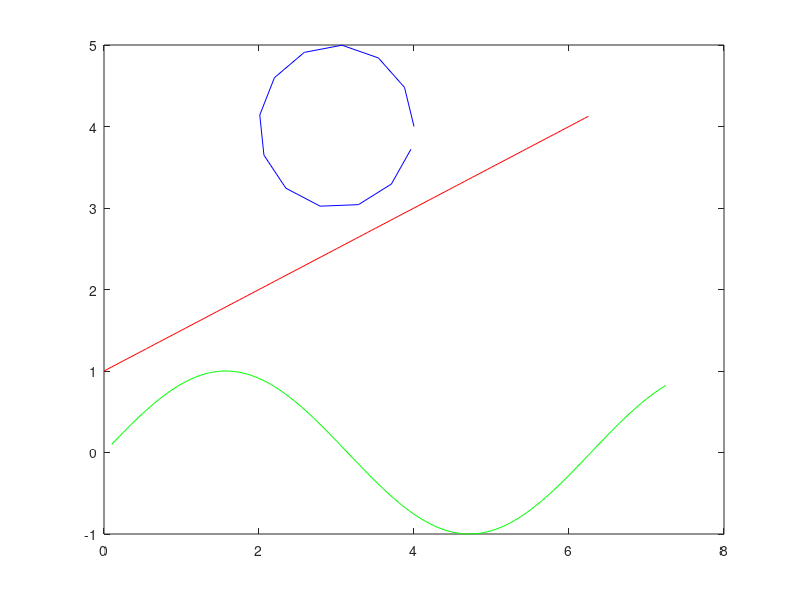
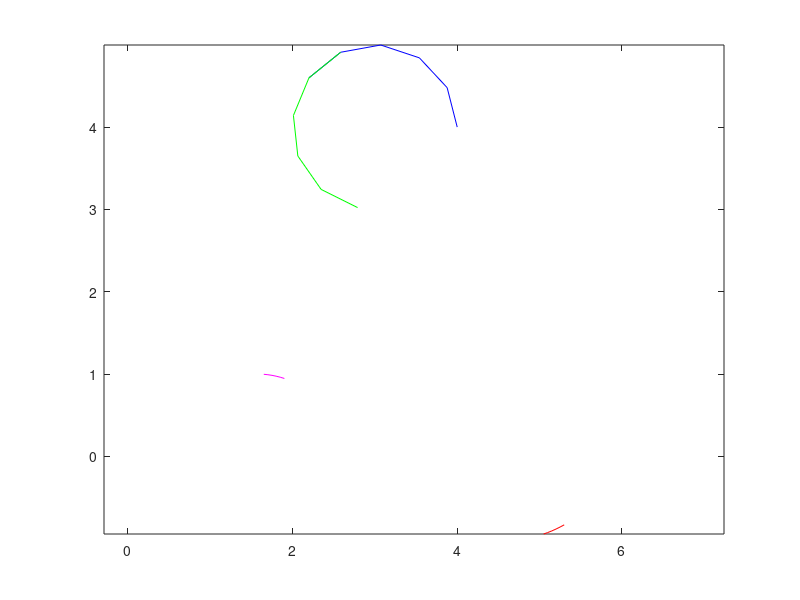
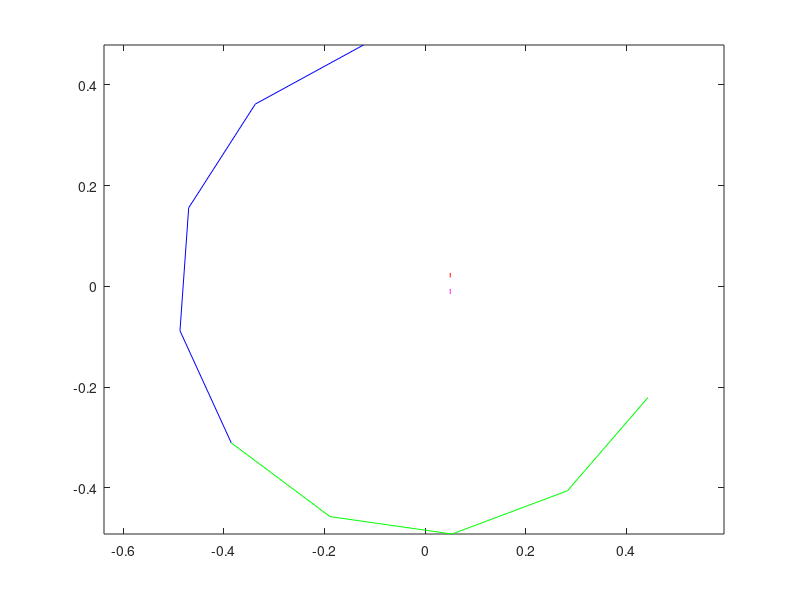

Here is the MATLAB script that generated these plots, in order: (Note: this script raises an error after producing the figures.)
% small test

% circle
c = [ 3 4];
r = 1;
t = 0:0.5:2*pi;

sx1 = c(1) + r * cos(t) + 0.0*randn(size(t));
sy1 = c(2) + r * sin(t) + 0.000*randn(size(t));


A = [0.9988 -0.05;0.05 0.9988];

plot(sx1,sy1,'b');


% sin
sx2 = 0.1:0.05:2*pi+1;
sy2 = sin(sx2);

hold on;plot(sx2,sy2,'g');hold off;

k = 0.5;
b = 1;
sx3 = 0:0.05:2*pi;
sy3 = k * sx3 + b;

hold on;plot(sx3,sy3,'r');hold off;

L = 6;

ind1 = 1:1+L-1;
% ind1 = 1:length(t);
% ind1 = 1:126;
ind2 = 5:5+L-1;
ind3 = 32:32+L-1;
ind4 = 100:100+L-1;

x1 = sx1(ind1);
y1 = sy1(ind1);
x2 = sx1(ind2);
y2 = sy1(ind2);
x3 = sx2(ind3);
y3 = sy2(ind3);
x4 = sx2(ind4);
y4 = sy2(ind4);

figure(2);
plot(x1,y1,'b');
hold;
plot(x2,y2,'g');
plot(x3,y3,'m');
plot(x4,y4,'r');
hold;
axis equal

% x1 = x1 - mean(x1);
% y1 = y1 - mean(y1);
% x2 = x2 - mean(x2);
% y2 = y2 - mean(y2);
% x3 = x3 - mean(x3);
% y3 = y3 - mean(y3);
% x4 = x4 - mean(x4);
% y4 = y4 - mean(y4);

u1 = diff(x1);
v1 = diff(y1);
u2 = diff(x2);
v2 = diff(y2);
u3 = diff(x3);
v3 = diff(y3);
u4 = diff(x4);
v4 = diff(y4);

figure(3);
plot(u1,v1,'b');
hold;
plot(u2,v2,'g');
plot(u3,v3,'m');
plot(u4,v4,'r');
hold;
axis equal

L = 44;

Hx1 = hankel(x1(1:ceil(L/2)),x1(ceil(L/2):end));
Hy1 = hankel(y1(1:ceil(L/2)),y1(ceil(L/2):end));
H1 = [Hx1;Hy1];

Hx2 = hankel(x2(1:ceil(L/2)),x2(ceil(L/2):end));
Hy2 = hankel(y2(1:ceil(L/2)),y2(ceil(L/2):end));
H2 = [Hx2;Hy2];

Hx3 = hankel(x3(1:ceil(L/2)),x3(ceil(L/2):end));
Hy3 = hankel(y3(1:ceil(L/2)),y3(ceil(L/2):end));
H3 = [Hx3;Hy3];

Hx4 = hankel(x4(1:ceil(L/2)),x4(ceil(L/2):end));
Hy4 = hankel(y4(1:ceil(L/2)),y4(ceil(L/2):end));
H4 = [Hx4;Hy4];

Hu1 = hankel(u1(1:ceil(L/2)),u1(ceil(L/2):end));
Hv1 = hankel(v1(1:ceil(L/2)),v1(ceil(L/2):end));
Hd1 = [Hu1;Hv1];

Hu2 = hankel(u2(1:ceil(L/2)),u2(ceil(L/2):end));
Hv2 = hankel(v2(1:ceil(L/2)),v2(ceil(L/2):end));
Hd2 = [Hu2;Hv2];

Hu3 = hankel(u3(1:ceil(L/2)),u3(ceil(L/2):end));
Hv3 = hankel(v3(1:ceil(L/2)),v3(ceil(L/2):end));
Hd3 = [Hu3;Hv3];

Hu4 = hankel(u4(1:ceil(L/2)),u4(ceil(L/2):end));
Hv4 = hankel(v4(1:ceil(L/2)),v4(ceil(L/2):end));
Hd4 = [Hu4;Hv4];

% H1 = H1';
% H2 = H2';
% H3 = H3';
% H4 = H4';
% Hd1 = Hd1';
% Hd2 = Hd2';
% Hd3 = Hd3';
% Hd4 = Hd4';

tic;

[U1,S1,V1] = svd(H1);
[U2,S2,V2] = svd(H2);
[U3,S3,V3] = svd(H3);
[U4,S4,V4] = svd(H4);
[Ud1,Sd1,Vd1] = svd(Hd1);
[Ud2,Sd2,Vd2] = svd(Hd2);
[Ud3,Sd3,Vd3] = svd(Hd3);
[Ud4,Sd4,Vd4] = svd(Hd4);
% H1 = U1*(S1>1e-3)*V1';
% H2 = U2*(S2>1e-3)*V2';
% H3 = U3*(S3>1e-3)*V3';
% H4 = U4*(S4>1e-3)*V4';

H1_p = H1 / (norm(H1*H1','fro')^0.5);
H2_p = H2 / (norm(H2*H2','fro')^0.5);
H3_p = H3 / (norm(H3*H3','fro')^0.5);
H4_p = H4 / (norm(H4*H4','fro')^0.5);

d12 = 2 - norm(H1_p*H1_p' + H2_p*H2_p', 'fro');
d13 = 2 - norm(H1_p*H1_p' + H3_p*H3_p', 'fro');
d23 = 2 - norm(H2_p*H2_p' + H3_p*H3_p', 'fro');
d14 = 2 - norm(H1_p*H1_p' + H4_p*H4_p', 'fro');
d24 = 2 - norm(H2_p*H2_p' + H4_p*H4_p', 'fro');
d34 = 2 - norm(H3_p*H3_p' + H4_p*H4_p', 'fro');

toc

d12
d13
d23
d14
d24
d34

tic;

% [U1,S1,V1] = svd(H1);
% [U2,S2,V2] = svd(H2);
% [U3,S3,V3] = svd(H3);
% [U4,S4,V4] = svd(H4);
% H1 = U1*(S1>1e-3)*V1';
% H2 = U2*(S2>1e-3)*V2';
% H3 = U3*(S3>1e-3)*V3';
% H4 = U4*(S4>1e-3)*V4';

Hx1 = bsxfun(@minus, Hx1, mean(Hx1));
Hy1 = bsxfun(@minus, Hy1, mean(Hy1));
Hx2 = bsxfun(@minus, Hx2, mean(Hx2));
Hy2 = bsxfun(@minus, Hy2, mean(Hy2));
Hx3 = bsxfun(@minus, Hx3, mean(Hx3));
Hy3 = bsxfun(@minus, Hy3, mean(Hy3));
Hx4 = bsxfun(@minus, Hx4, mean(Hx4));
Hy4 = bsxfun(@minus, Hy4, mean(Hy4));

H1 = [Hx1;Hy1];
H2 = [Hx2;Hy2];
H3 = [Hx3;Hy3];
H4 = [Hx4;Hy4];

H1_p = H1 / (norm(H1*H1','fro')^0.5);
H2_p = H2 / (norm(H2*H2','fro')^0.5);
H3_p = H3 / (norm(H3*H3','fro')^0.5);
H4_p = H4 / (norm(H4*H4','fro')^0.5);

d12 = 2 - norm(H1_p*H1_p' + H2_p*H2_p', 'fro');
d13 = 2 - norm(H1_p*H1_p' + H3_p*H3_p', 'fro');
d23 = 2 - norm(H2_p*H2_p' + H3_p*H3_p', 'fro');
d14 = 2 - norm(H1_p*H1_p' + H4_p*H4_p', 'fro');
d24 = 2 - norm(H2_p*H2_p' + H4_p*H4_p', 'fro');
d34 = 2 - norm(H3_p*H3_p' + H4_p*H4_p', 'fro');

toc

d12
d13
d23
d14
d24
d34

tic;

Hx1 = bsxfun(@minus, Hx1, mean(Hx1));
Hy1 = bsxfun(@minus, Hy1, mean(Hy1));
Hx2 = bsxfun(@minus, Hx2, mean(Hx2));
Hy2 = bsxfun(@minus, Hy2, mean(Hy2));
Hx3 = bsxfun(@minus, Hx3, mean(Hx3));
Hy3 = bsxfun(@minus, Hy3, mean(Hy3));
Hx4 = bsxfun(@minus, Hx4, mean(Hx4));
Hy4 = bsxfun(@minus, Hy4, mean(Hy4));

H1 = [Hx1;Hy1];
H2 = [Hx2;Hy2];
H3 = [Hx3;Hy3];
H4 = [Hx4;Hy4];

H1_p2 = H1 / norm(H1,'fro');
H2_p2 = H2 / norm(H2,'fro');
H3_p2 = H3 / norm(H3,'fro');
H4_p2 = H4 / norm(H4,'fro');

H1_p = bsxfun(@rdivide, H1, sqrt(sum(H1.^2))) / sqrt(size(H1,2));
H2_p = bsxfun(@rdivide, H2, sqrt(sum(H2.^2))) / sqrt(size(H2,2));
H3_p = bsxfun(@rdivide, H3, sqrt(sum(H3.^2))) / sqrt(size(H3,2));
H4_p = bsxfun(@rdivide, H4, sqrt(sum(H4.^2))) / sqrt(size(H4,2));


[U1,S1,V1] = svd(H1_p);
[U2,S2,V2] = svd(H2_p);
[U3,S3,V3] = svd(H3_p);
[U4,S4,V4] = svd(H4_p);
s1 = diag(S1);
s2 = diag(S2);
s3 = diag(S3);
s4 = diag(S4);

% d12 = 1 - sum(sum(abs((U1*sqrt(S1))'*(U2*sqrt(S2))).^2));
% d13 = 1 - sum(sum(abs((U1*S1)'*(U3*S3))));
% d23 = 1 - sum(sum(abs((U2*S2)'*(U3*S3))));
% d14 = 1 - sum(sum(abs((U1*S1)'*(U4*S4))));
% d24 = 1 - sum(sum(abs((U2*S2)'*(U4*S4))));
% d34 = 1 - sum(sum(abs((U3*S3)'*(U4*S4))));

d12 = 1 - sum(sum(((U1*sqrt(S1))'*(U2*sqrt(S2))).^2));
d13 = 1 - sum(sum(((U1*sqrt(S1))'*(U3*sqrt(S3))).^2));
d23 = 1 - sum(sum(((U2*sqrt(S2))'*(U3*sqrt(S3))).^2));
d14 = 1 - sum(sum(((U1*sqrt(S1))'*(U4*sqrt(S4))).^2));
d24 = 1 - sum(sum(((U2*sqrt(S2))'*(U4*sqrt(S4))).^2));
d34 = 1 - sum(sum(((U3*sqrt(S3))'*(U4*sqrt(S4))).^2));

toc

d12
d13
d23
d14
d24
d34

tic

Hd1_p = Hd1 / norm(Hd1,'fro');
Hd2_p = Hd2 / norm(Hd2,'fro');
Hd3_p = Hd3 / norm(Hd3,'fro');
Hd4_p = Hd4 / norm(Hd4,'fro');

[Ud1,Sd1,Vd1] = svd(Hd1_p);
[Ud2,Sd2,Vd2] = svd(Hd2_p);
[Ud3,Sd3,Vd3] = svd(Hd3_p);
[Ud4,Sd4,Vd4] = svd(Hd4_p);

d12 = 1 - sum(sum(abs((Ud1*Sd1)'*(Ud2*Sd2))));
d13 = 1 - sum(sum(abs((Ud1*Sd1)'*(Ud3*Sd3))));
d23 = 1 - sum(sum(abs((Ud2*Sd2)'*(Ud3*Sd3))));
d14 = 1 - sum(sum(abs((Ud1*Sd1)'*(Ud4*Sd4))));
d24 = 1 - sum(sum(abs((Ud2*Sd2)'*(Ud4*Sd4))));
d34 = 1 - sum(sum(abs((Ud3*Sd3)'*(Ud4*Sd4))));

toc

d12
d13
d23
d14
d24
d34

tic

d12 = subspace(Hd1,Hd2);
d13 = subspace(Hd1,Hd3);
d23 = subspace(Hd2,Hd3);
d14 = subspace(Hd1,Hd4);
d24 = subspace(Hd2,Hd4);
d34 = subspace(Hd3,Hd4);

toc

d12
d13
d23
d14
d24
d34

% figure(4);
% tt = 1:L;
% plot(tt,x1,'b',tt,y1,'b',tt,x2,'g',tt,y2,'g',tt,x3,'m',tt,y3,'m',tt,x4,'r',tt,y4,'r');
% legend x1 y1 x2 y2 x3 y3 x4 y4

% %% cvx test
% addpath('/home/xikang/research/code/toolbox/cvx');
% [m,n] = size(H1);
% W1 = eye(m);
% W2 = eye(n);
% H = zeros(size(H1));
% H_pre = ones(size(H));
% while norm(H-H_pre,'fro') > 1e-3
%     H_pre = H;
%     cvx_begin
%     b1 = [ones(8);zeros(8)];
%     b2 = [zeros(8);ones(8)];
%     variables Y(m,m) Z(n,n);
%     variables H(m,n) a1 a2;
%     a1*b1 + a2*b2 + H == H2;
%     [Y H; H' Z] == semidefinite(24);
%     % minimize(norm_nuc(H));
%     minimize(trace(W1*Y)+trace(W2*Z));
%     cvx_end
%     
%     sy = svd(Y);
%     sz = svd(Z);
%     W1 = inv(Y + sy(1)*eye(16));
%     W2 = inv(Z + sz(1)*eye(8));
%     
% end
% rmpath('/home/xikang/research/code/toolbox/cvx');

%% remove all dc components
% dc1 = [ones(8,1);zeros(8,1)];
% dc2 = [zeros(8,1);ones(8,1)];
% for i = 1:size(H1,2)
%     temp = H1(:,i);
%     temp = temp - (temp'*dc1)/(dc1'*dc1)*dc1 - (temp'*dc2)/(dc2'*dc2)*dc2;
%     temp = temp/norm(temp);
%     H1(:,i) = temp;
% end
% H1 = H1/sqrt(size(H1,2));
% for i = 1:size(H2,2)
%     temp = H2(:,i);
%     temp = temp - (temp'*dc1)/(dc1'*dc1)*dc1 - (temp'*dc2)/(dc2'*dc2)*dc2;
%     temp = temp/norm(temp);
%     H2(:,i) = temp;
% end
% H2 = H2/sqrt(size(H2,2));
% for i = 1:size(H3,2)
%     temp = H3(:,i);
%     temp = temp - (temp'*dc1)/(dc1'*dc1)*dc1 - (temp'*dc2)/(dc2'*dc2)*dc2;
%     temp = temp/norm(temp);
%     H3(:,i) = temp;
% end
% H3 = H3/sqrt(size(H3,2));

%% compute translation
% svd(Hx1)
% svd(Hx2)
% svd([Hx1 Hx2])
x = x1+10;
% H = hankel_mo(x,[3,24]);
H = hankel_mo(x);
s = sym('s');
d = det((H+s)*(H+s).');
coef = sym2poly(vpa(d));
r = roots(coef);
r

T = findTranslation(x1')

% addpath(genpath('/home/xikang/research/code/toolbox/multipoly'));
% pvar s;
% d = det((H+s)*(H+s)')
% coef = full(d.coef)
% r = roots(coef);
% disp('original r is');
% r
% % filter out small imaginary part
% thr = 0.1;
% ind = abs(imag(r))<thr*abs(real(r));
% r(ind) = real(r(ind));
% disp('imag filtered r is');
% r
% % find double roots
% thr_d = 0.01;
% r = sort(r);
% counter = 1;
% valid = false(length(r));
% while counter < length(r)
%     if abs(r(counter)-r(counter+1))/abs(r(counter)) < thr_d
%         valid(counter) = true;
%         counter = counter + 2;
%     else
%         counter = counter + 1;
%     end
% end
% r = r(valid);
% disp('double filtered r is');
% r

% rmpath(genpath('/home/xikang/research/code/toolbox/multipoly'));
% addpath('/home/xikang/research/code/toolbox/cvx');
% cvx_begin
% variable c;
% W = (H+c)*(H+c)';
% log_det(W) == 0;
% minimize(0);
% cvx_end
% rmpath('/home/xikang/research/code/toolbox/cvx');
